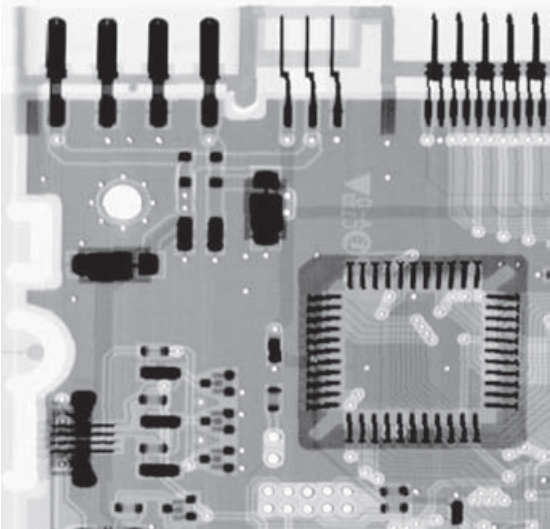
#> input picture circuit board.png, 550 x 529 px
$ python Median_filter.py
#> lines starting #> are read from the running program, lines starting #| are printed output that depends on the picture
import cv2
import numpy as np
import matplotlib.pyplot as plt

# Đọc hình ảnh gốc
image = cv2.imread('../circuit board.png', cv2.IMREAD_GRAYSCALE)
#> image: shape (529, 550); min 34, max 255, mean 166.5

# Thêm salt noise
def add_salt_noise(image, salt_prob):
#> called with salt_prob = 0.05
    noisy_image = np.copy(image)
    salt_coords = np.random.rand(*image.shape) < salt_prob
    noisy_image[salt_coords] = 255
    return noisy_image

salt_prob = 0.05  # Xác suất thêm salt noise cho mỗi pixel
noisy_image = add_salt_noise(image, salt_prob)

# Thêm pepper noise
def add_pepper_noise(image, pepper_prob):
#> called with pepper_prob = 0.05
    noisy_image = np.copy(image)
    pepper_coords = np.random.rand(*image.shape) < pepper_prob
    noisy_image[pepper_coords] = 0
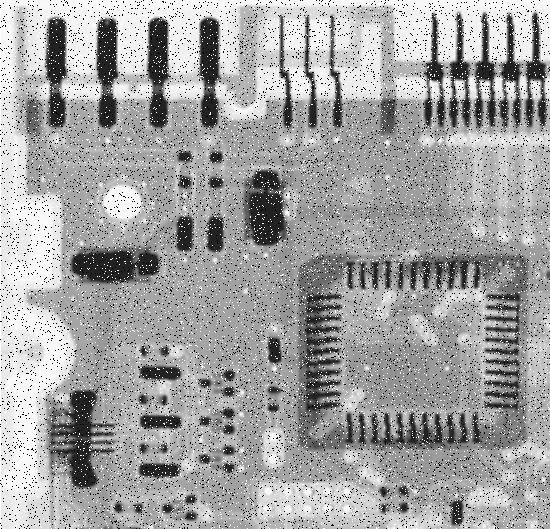
#> noisy_image: shape (529, 550); min 0, max 255, mean 162.4
    return noisy_image

pepper_prob = 0.05  # Xác suất thêm pepper noise cho mỗi pixel
noisy_image = add_pepper_noise(noisy_image, pepper_prob)

# Sử dụng median filter để giảm nhiễu
median_filtered_image = cv2.medianBlur(noisy_image, 3)  # Kích thước kernel là 3x3
# Median filter giữ lại các cạnh và chi tiết tốt hơn các bộ lọc tuyến tính

# Sử dụng bộ lọc max và min để giảm nhiễu
max_filtered_image = cv2.erode(noisy_image, np.ones((3, 3), np.uint8))
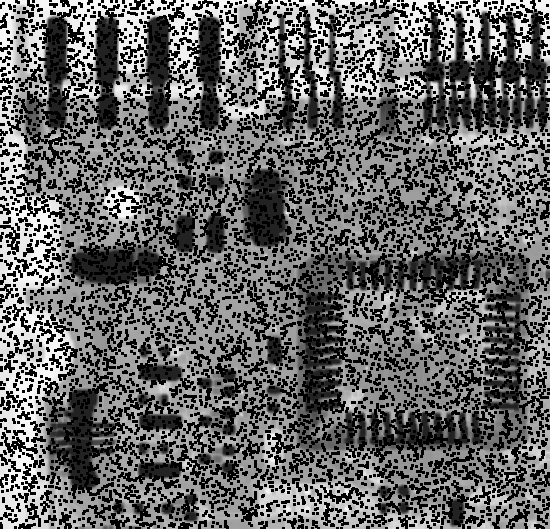
#> max_filtered_image: shape (529, 550); min 0, max 250, mean 99.2
min_filtered_image = cv2.dilate(noisy_image, np.ones((3, 3), np.uint8))
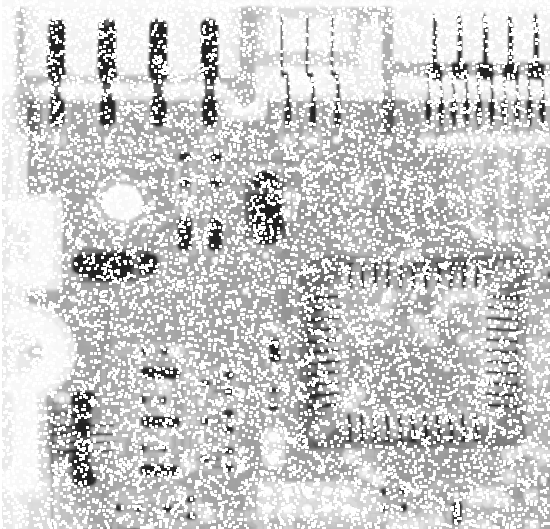
#> min_filtered_image: shape (529, 550); min 34, max 255, mean 203.9

plt.figure("Figure 1", figsize=(12, 6))
# Hiển thị hình ảnh gốc, hình ảnh đã thêm nhiễu và hình ảnh đã xử lý bằng median filter
plt.subplot(231), plt.imshow(image, cmap='gray')
plt.title('Hình ảnh gốc'), plt.xticks([]), plt.yticks([])

plt.subplot(232), plt.imshow(noisy_image, cmap='gray')
plt.title('Hình ảnh với salt và pepper noise'), plt.xticks([]), plt.yticks([])

plt.subplot(233), plt.imshow(median_filtered_image, cmap='gray')
plt.title('Hình ảnh đã xử lý bằng median filter'), plt.xticks([]), plt.yticks([])

# [8 lines of commented-out code are left out]

plt.show()
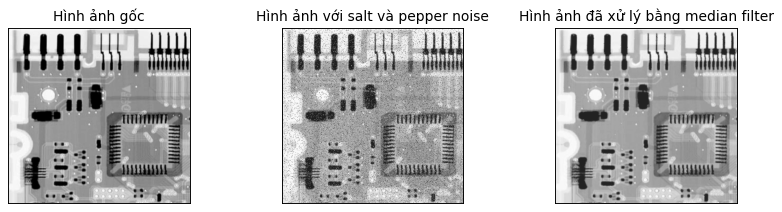
#> figure drawn by matplotlib, 3 panels

$ run again, with Gaussian noise 1.png copied over circuit board.png
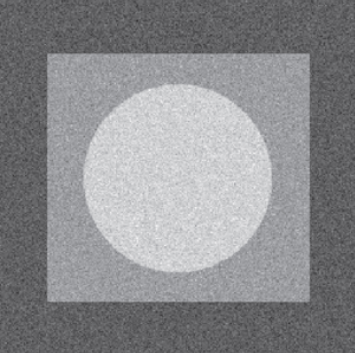
#> input picture Gaussian noise 1.png, 355 x 353 px
#> `max_filtered_image = cv2.erode(noisy_image, np.ones((3, 3), np.uint8))`:
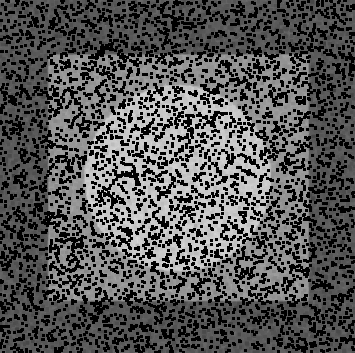
#> max_filtered_image: shape (353, 355); min 0, max 219, mean 82.8
#> `plt.show()`:
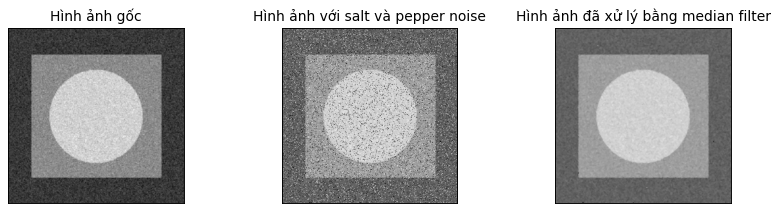
#> figure drawn by matplotlib, 3 panels

$ run again, with Turkey Coffee.png copied over circuit board.png
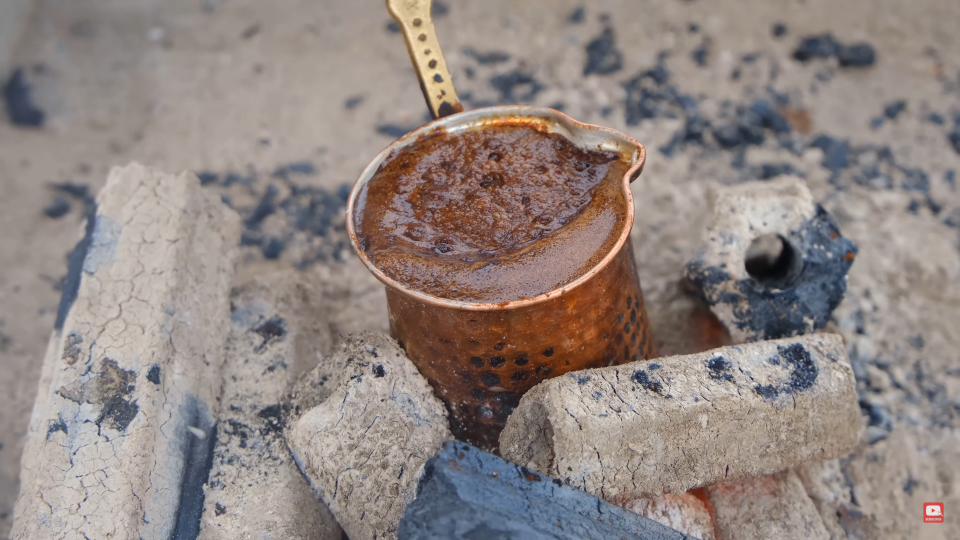
#> input picture Turkey Coffee.png, 1920 x 1080 px (shown at 1/2 size)
#> `max_filtered_image = cv2.erode(noisy_image, np.ones((3, 3), np.uint8))`:
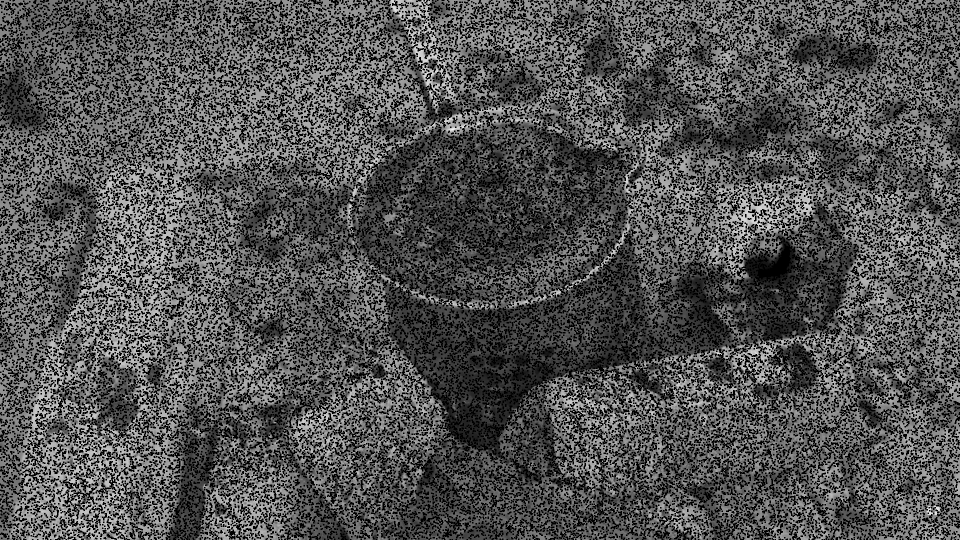
#> max_filtered_image: shape (1080, 1920) (shown at 1/2 size); min 0, max 247, mean 81.6
#> `min_filtered_image = cv2.dilate(noisy_image, np.ones((3, 3), np.uint8))`:
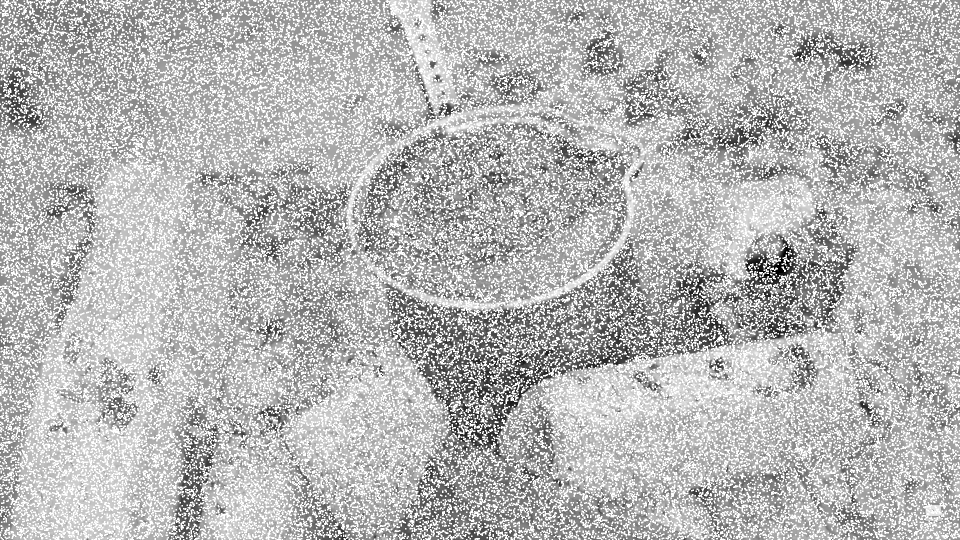
#> min_filtered_image: shape (1080, 1920) (shown at 1/2 size); min 0, max 255, mean 182.5
